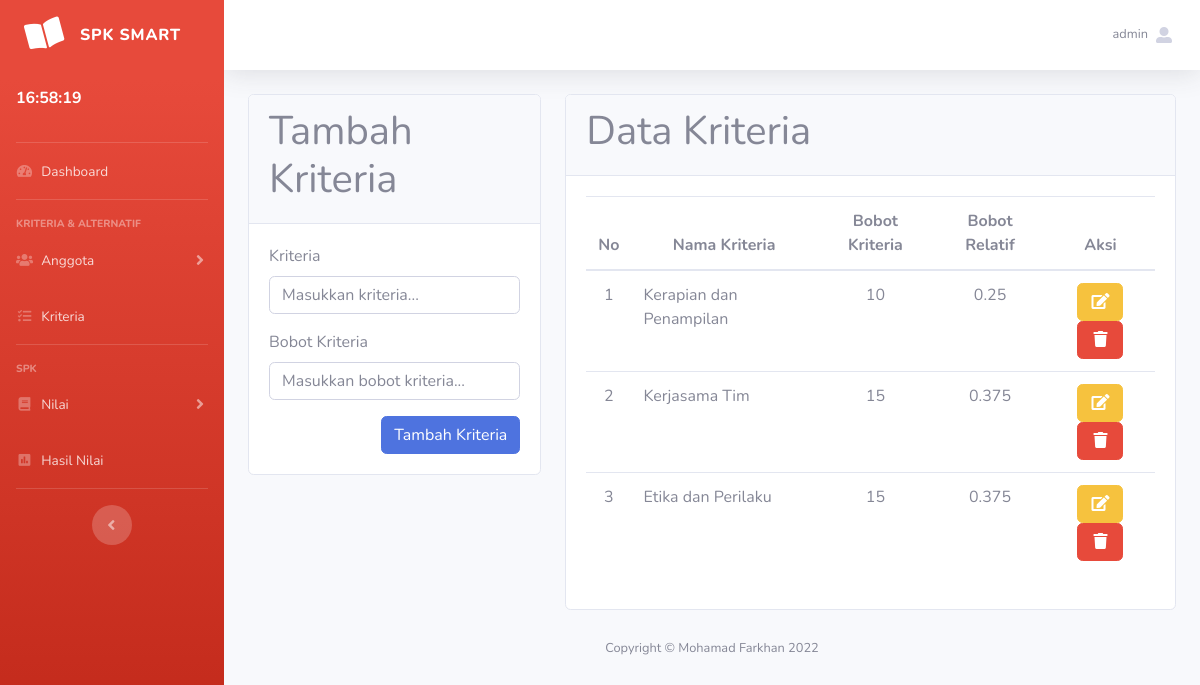
Screenshot of /kriteria.php (signed in) with the database file from the repository.
### tables this page shows
CREATE TABLE `kriteria` (
  `id_kriteria` int(11) NOT NULL,
  `nama_kriteria` varchar(350) NOT NULL,
  `bobot` int(11) NOT NULL
);

### kriteria.php (the view, shortened to what this page needs)
<?php
include 'templates/head.php';
include 'templates/nav.php';
include 'koneksi.php';
?>
<div class="container-fluid fixed">
    <div class="row">
        <div class="col-lg-4">
            <div class="card">
                <div class="card-header">
                    <h1>Tambah Kriteria</h1>
                </div>
                <div class="card-body">
                    <form role="form" action="aksi/tambahKriteria.php" method="POST">
                        <div class="form-group">
                            <label for="">Kriteria</label>
                            <input required type="text" class="form-control" name="kriteria" placeholder="Masukkan kriteria...">
                        </div>
                        <div class="form-group">
                            <label for="">Bobot Kriteria</label>
                            <input required type="text" class="form-control" name="bobot" placeholder="Masukkan bobot kriteria...">
                        </div>
                        <div class="form-group">
                            <input type="submit" name="tambah" class="btn btn-primary float-right" value="Tambah Kriteria">
                        </div>
                    </form>
                </div>
            </div>
        </div>
        <div class="col-lg-8">
            <div class="card">
                <div class="card-header">
                    <h1>Data Kriteria</h1>
                </div>
                <div class="card-body">
                    <table class="table table-hover">
                        <thead>
                            <tr>
                                <th class="text-center">No</th>
                                <th class="text-center">Nama Kriteria</th>
                                <th class="text-center">Bobot Kriteria</th>
                                <th class="text-center">Bobot Relatif</th>
                                <th class="text-center">Aksi</th>
                            </tr>
                        </thead>
                        <tbody>
                            <?php
                            $sqljumlah = "SELECT SUM(bobot) FROM kriteria";
                            $queryjumlah = mysqli_query($conn, $sqljumlah);
                            $jumlah0 = mysqli_fetch_array($queryjumlah);
                            $jumlah = $jumlah0[0];
                            $sql = "SELECT * FROM kriteria";
                            $query = mysqli_query($conn, $sql);
                            $n = 1;
                            $jumlahkriteria = mysqli_num_rows($query);
                            while ($kriteria = mysqli_fetch_array($query)) {
                            ?>
                                <tr>
                                    <td class="text-center"><?= $n ?></td>
                                    <td><?= $kriteria['nama_kriteria'] ?></td>
                                    <td class="text-center"><?= $kriteria['bobot'] ?></td>
                                    <td class="text-center"><?= round($kriteria['bobot'] / $jumlah, $jumlahkriteria) ?></td>
                                    <td class="text-center">
                                        <a href="updateKriteria.php?id=<?php echo $kriteria['id_kriteria']; ?>" class="btn btn-warning"><i class="fa fa-edit fa-fw"></i></a>
                                        <a href='' class="btn btn-danger" data-toggle="modal" data-target="#deleteModal<?= $n ?>"><i class="fa fa-trash fa-fw"></i></a>
                                    </td>
                                </tr>
                            <?php
                                $n++;
                            }
                            ?>
                        </tbody>
                    </table>
                </div>
            </div>
        </div>
    </div>
</div>
<?php
include 'templates/footer.php';
?>
</div>
</div>
<?php
include 'templates/foot.php';
?>

### rows the page displays
kriteria: nama_kriteria "Kerapian dan Penampilan", bobot "10", bobot "0.25"
kriteria: nama_kriteria "Kerjasama Tim", bobot "15", bobot "0.375"
kriteria: nama_kriteria "Etika dan Perilaku", bobot "15", bobot "0.375"

### other values shown
$_SESSION['username'] "admin"
